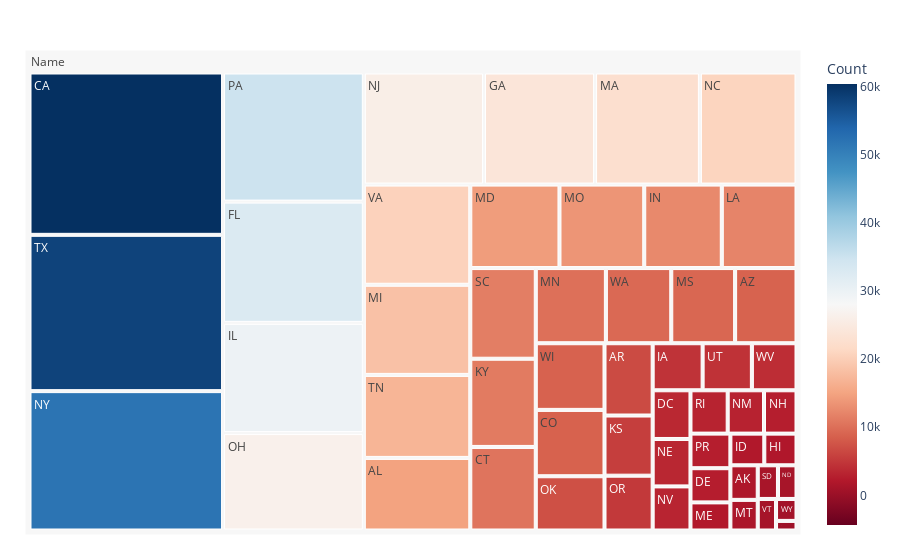

Notebook code cell kept with this figure:
### Code cell
import plotly.express as px
import pandas as pd
import numpy as np

# Load your dataset
df = pd.read_csv('./df_ca2_dataviz.csv')

# Function to generate treemap based on the entered name
def generate_treemap(Alice):
    # Filter the dataset based on the selected name and country (assuming 'USA' for the example)
    filtered_df = df[(df['Name'] == selected_name) & (df['Country'] == 'USA')]

    # Aggregate counts across all years for each state
    aggregated_df = filtered_df.groupby('State')['Count'].sum().reset_index()

    # Create and show treemap
    fig = px.treemap(aggregated_df, path=[px.Constant("Name"), 'State'], values='Count',
                     color='Count', hover_data=['State'],
                     color_continuous_scale='RdBu',
                     color_continuous_midpoint=np.average(aggregated_df['Count'], weights=aggregated_df['Count']))

    fig.update_layout(margin=dict(t=50, l=25, r=25, b=25))
    fig.show()

# Enter the name for which you want to generate the treemap
selected_name = 'John'  # Replace with the desired name
generate_treemap(selected_name)

### Figure 1 — Plotly figure (JSON) as saved in the notebook; plotly's stock layout.template omitted (floating-point values rounded to 4 significant figures)
{"data": [{"branchvalues": "total", "customdata": [["AK", 1816], ["AL", 14845], ["AR", 6685], ["AZ", 8860], ["CA", 60342], ["CO", 8762], ["CT", 10507], ["DC", 3535], ["DE", 2619], ["FL", 32777], ["GA", 23911], ["HI", 1960], ["IA", 4514], ["ID", 2064], ["IL", 29786], ["IN", 12434], ["KS", 5563], ["KY", 11091], ["LA", 11978], ["MA", 22562], ["MD", 14296], ["ME", 2156], ["MI", 18431], ["MN", 10120], ["MO", 13592], ["MS", 9216], ["MT", 1609], ["NC", 20793], ["ND", 1197], ["NE", 3444], ["NH", 2703], ["NJ", 25871], ["NM", 3022], ["NV", 3202], ["NY", 51805], ["OH", 26343], ["OK", 7159], ["OR", 5070], ["PA", 34902], ["PR", 2653], ["RI", 3097], ["SC", 11398], ["SD", 1306], ["TN", 16977], ["TR", 377], ["TX", 58104], ["UT", 4452], ["VA", 20490], ["VT", 1109], ["WA", 9439], ["WI", 8797], ["WV", 4031], ["WY", 863], ["(?)", 28000.0]], "domain": {"x": [0, 1], "y": [0, 1]}, "hovertemplate": "labels=%{label}<br>Count_sum=%{value}<br>parent=%{parent}<br>id=%{id}<br>State=%{customdata[0]}<br>Count=%{color}<extra></extra>", "ids": ["Name/AK", "Name/AL", "Name/AR", "Name/AZ", "Name/CA", "Name/CO", "Name/CT", "Name/DC", "Name/DE", "Name/FL", "Name/GA", "Name/HI", "Name/IA", "Name/ID", "Name/IL", "Name/IN", "Name/KS", "Name/KY", "Name/LA", "Name/MA", "Name/MD", "Name/ME", "Name/MI", "Name/MN", "Name/MO", "Name/MS", "Name/MT", "Name/NC", "Name/ND", "Name/NE", "Name/NH", "Name/NJ", "Name/NM", "Name/NV", "Name/NY", "Name/OH", "Name/OK", "Name/OR", "Name/PA", "Name/PR", "Name/RI", "Name/SC", "Name/SD", "Name/TN", "Name/TR", "Name/TX", "Name/UT", "Name/VA", "Name/VT", "Name/WA", "Name/WI", "Name/WV", "Name/WY", "Name"], "labels": ["AK", "AL", "AR", "AZ", "CA", "CO", "CT", "DC", "DE", "FL", "GA", "HI", "IA", "ID", "IL", "IN", "KS", "KY", "LA", "MA", "MD", "ME", "MI", "MN", "MO", "MS", "MT", "NC", "ND", "NE", "NH", "NJ", "NM", "NV", "NY", "OH", "OK", "OR", "PA", "PR", "RI", "SC", "SD", "TN", "TR", "TX", "UT", "VA", "VT", "WA", "WI", "WV", "WY", "Name"], "marker": {"coloraxis": "coloraxis", "colors": [1816, 14845, 6685, 8860, 60342, 8762, 10507, 3535, 2619, 32777, 23911, 1960, 4514, 2064, 29786, 12434, 5563, 11091, 11978, 22562, 14296, 2156, 18431, 10120, 13592, 9216, 1609, 20793, 1197, 3444, 2703, 25871, 3022, 3202, 51805, 26343, 7159, 5070, 34902, 2653, 3097, 11398, 1306, 16977, 377, 58104, 4452, 20490, 1109, 9439, 8797, 4031, 863, 28000.0]}, "name": "", "parents": ["Name", "Name", "Name", "Name", "Name", "Name", "Name", "Name", "Name", "Name", "Name", "Name", "Name", "Name", "Name", "Name", "Name", "Name", "Name", "Name", "Name", "Name", "Name", "Name", "Name", "Name", "Name", "Name", "Name", "Name", "Name", "Name", "Name", "Name", "Name", "Name", "Name", "Name", "Name", "Name", "Name", "Name", "Name", "Name", "Name", "Name", "Name", "Name", "Name", "Name", "Name", "Name", "Name", ""], "type": "treemap", "values": [1816, 14845, 6685, 8860, 60342, 8762, 10507, 3535, 2619, 32777, 23911, 1960, 4514, 2064, 29786, 12434, 5563, 11091, 11978, 22562, 14296, 2156, 18431, 10120, 13592, 9216, 1609, 20793, 1197, 3444, 2703, 25871, 3022, 3202, 51805, 26343, 7159, 5070, 34902, 2653, 3097, 11398, 1306, 16977, 377, 58104, 4452, 20490, 1109, 9439, 8797, 4031, 863, 674635]}], "layout": {"coloraxis": {"cmid": 28000.0, "colorbar": {"title": {"text": "Count"}}, "colorscale": [[0, "rgb(103,0,31)"], [0.1, "rgb(178,24,43)"], [0.2, "rgb(214,96,77)"], [0.3, "rgb(244,165,130)"], [0.4, "rgb(253,219,199)"], [0.5, "rgb(247,247,247)"], [0.6, "rgb(209,229,240)"], [0.7, "rgb(146,197,222)"], [0.8, "rgb(67,147,195)"], [0.9, "rgb(33,102,172)"], [1, "rgb(5,48,97)"]]}, "legend": {"tracegroupgap": 0}, "margin": {"b": 25, "l": 25, "r": 25, "t": 50}}}
